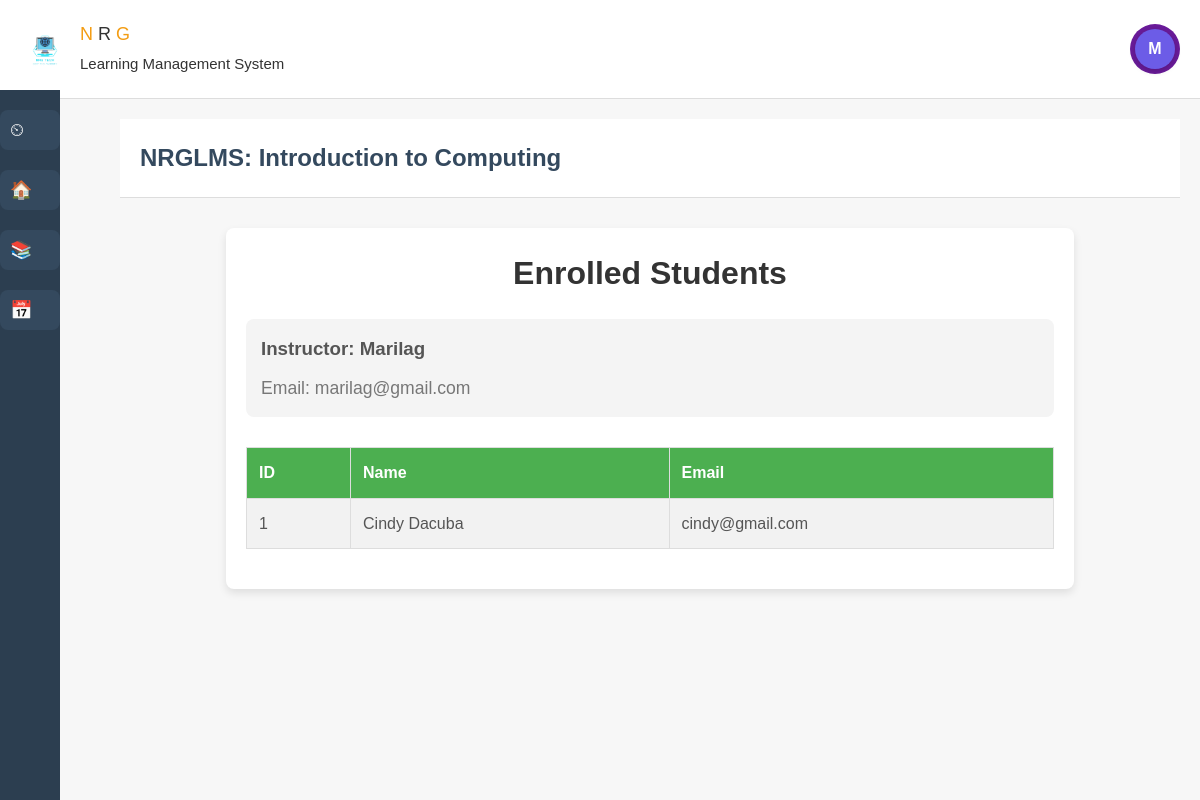
The app's page /student.php?course_id=1 (signed in) with its own data.
### tables this page shows
CREATE TABLE `courses` (
  `course_id` int(11) NOT NULL,
  `course_name` varchar(255) NOT NULL,
  `description` text DEFAULT NULL,
  `instructor_id` int(11) DEFAULT NULL,
  `school_year` varchar(20) NOT NULL,
  `course_code` varchar(50) NOT NULL DEFAULT ''
);

CREATE TABLE `users` (
  `user_id` int(11) NOT NULL,
  `name` varchar(255) NOT NULL,
  `username` varchar(100) NOT NULL,
  `email` varchar(255) NOT NULL,
  `password` varchar(255) NOT NULL,
  `role` enum('instructor','student') NOT NULL
);

### student.php (the view, shortened to what this page needs)
<?php
include('db.php');
$instructor_id = $_SESSION['user_id'];
$course_id = isset($_GET['course_id']) && is_numeric($_GET['course_id']) ? (int) $_GET['course_id'] : 0;
$sql = "SELECT * FROM courses WHERE course_id = ? AND instructor_id = ?";
$stmt = $conn->prepare($sql);
$stmt->bind_param("ii", $course_id, $instructor_id);
$stmt->execute();
$result = $stmt->get_result();
$course = $result->fetch_assoc();
$name = $_SESSION['name'] ?? 'Instructor';
$instructor_id = $_SESSION['user_id'];
$first_letter = strtoupper(substr($name, 0, 1));
$sql = "SELECT name, email FROM users WHERE user_id = ?";
$stmt = $conn->prepare($sql);
$stmt->bind_param("i", $instructor_id);
$stmt->execute();
$instructor = $stmt->get_result()->fetch_assoc();
$sql = "SELECT u.user_id, u.name, u.email
        FROM users u
        JOIN enrollments e ON u.user_id = e.student_id
        WHERE e.course_id = ?";
$stmt = $conn->prepare($sql);
$stmt->bind_param("i", $course_id);
$stmt->execute();
$result = $stmt->get_result();
?>
<!DOCTYPE html>
<html lang="en">
<head>
    <link rel="stylesheet" href="dashboard/db.css">
</head>
<body>
<header class="header">
    <div class="logo-container">
        <div class="logo">
            <img src="img/log.png" alt="LMS Logo">
            <div class="logo-text">
                <span>N</span> R <span>G</span><br>
                <small>Learning Management System</small>
            </div>
        </div>
    </div>
    <div class="icons">
        <div class="profile">
            <div id="profile-icon" class="profile-icon"><?= $first_letter ?></div>
        </div>
    </div>
</header>
<div class="sidebar">
    <a href="admindb.php">⏲ <span>Admin Dashboard</span></a>
    <a href="adminsite.php">🏠 <span>Site Home</span></a>
    <a href="student.php?course_id=<?= $course['course_id'] ?>">📚 <span> View Students</span></a>
    <a href="student_calendar">📅 <span>Calendar</span></a>
</div>
<div class="content">
<div class="header">
        <h1>NRGLMS: <?php echo isset($course['course_name']) ? $course['course_name'] : 'Course not found'; ?></h1>
    </div>
    <div class="container">
        <h2>Enrolled Students</h2>
        <div class="instructor-info">
            <h3>Instructor: <?= htmlspecialchars($instructor['name']) ?></h3>
            <p>Email: <?= htmlspecialchars($instructor['email']) ?></p>
        </div>
        <table>
            <tr>
                <th>ID</th>
                <th>Name</th>
                <th>Email</th>
            </tr>
            <?php while ($row = $result->fetch_assoc()) { ?>
            <tr>
                <td><?= htmlspecialchars($row['user_id']) ?></td>
                <td><?= htmlspecialchars($row['name']) ?></td>
                <td><?= htmlspecialchars($row['email']) ?></td>
            </tr>
            <?php } ?>
        </table>
    </div>
</body>
</html>

### dashboard/db.css (style rules this page uses)
body { font-family: Arial, sans-serif; margin: 0; padding: 0; background-color: #f8f9fa; }
.logo-container { display: flex; align-items: center; }
.logo { display: flex; align-items: center; }
.logo img { height: 50px; margin-right: 10px; }
.logo-text { font-size: 18px; color: #333; }
.logo-text span { color: #f39c12; }
.icons { display: flex; align-items: center; }
.profile { position: relative; }
.profile-icon { display: flex; align-items: center; justify-content: center; width: 40px; height: 40px; background-color: #6c5ce7; color: #fff; font-weight: bold; font-size: 16px; border-radius: 50%; cursor: pointer; box-shadow: 0 2px 6px rgba(0, 0, 0, 0.2); }
.sidebar { width: 60px; background-color: #2c3e50; position: fixed; top: 90px; bottom: 0; display: flex; flex-direction: column; align-items: center; padding-top: 20px; transition: all 0.3s ease; overflow: hidden; }
.sidebar a { width: 100%; height: 40px; display: flex; justify-content: start; align-items: center; background-color: #34495e; color: white; border-radius: 8px; margin-bottom: 20px; text-decoration: none; font-size: 18px; padding-left: 10px; position: relative; transition: background-color 0.3s ease; }
.content { margin-left: 100px; padding: 20px; transition: margin-left 0.3s ease; }
.header { background-color: #ffffff; padding: 20px; border-bottom: 1px solid #ddd; display: flex; justify-content: space-between; align-items: center; }
.header h1 { font-size: 24px; margin: 0; color: #34495e; }
.header .profile { background-color: #6a1b9a; color: white; border-radius: 50%; width: 50px; height: 50px; display: flex; justify-content: center; align-items: center; font-size: 20px; }

### student.php (style rules this page uses)
* { margin: 0; padding: 0; box-sizing: border-box; }
body { font-family: Arial, sans-serif; background-color: #f7f7f7; color: #333; line-height: 1.6; margin: 0; }
.container { width: 80%; margin: 30px auto; background-color: #fff; padding: 20px; box-shadow: 0 4px 8px rgba(0, 0, 0, 0.1); border-radius: 8px; }
h2 { text-align: center; font-size: 2rem; margin-bottom: 20px; color: #333; }
.instructor-info { background: #f4f4f4; padding: 15px; border-radius: 8px; margin-bottom: 30px; }
.instructor-info h3 { margin-bottom: 10px; color: #555; }
.instructor-info p { color: #777; text-align: left; }
table { width: 100%; border-collapse: collapse; margin-bottom: 20px; }
table, th, td { border: 1px solid #ddd; }
th, td { padding: 12px; text-align: left; color: #555; }
th { background-color: #4CAF50; color: white; font-weight: bold; }
tr:nth-child(even) { background-color: #f2f2f2; }
table td { word-wrap: break-word; max-width: 250px; }
p { text-align: center; font-size: 1.1rem; color: #888; }

### records on screen
courses: course_name "Introduction to Computing"
users: name "Marilag", email "marilag@gmail.com"
users: user_id "1", name "Cindy Dacuba", email "cindy@gmail.com"

### other values on screen
$first_letter "M"
